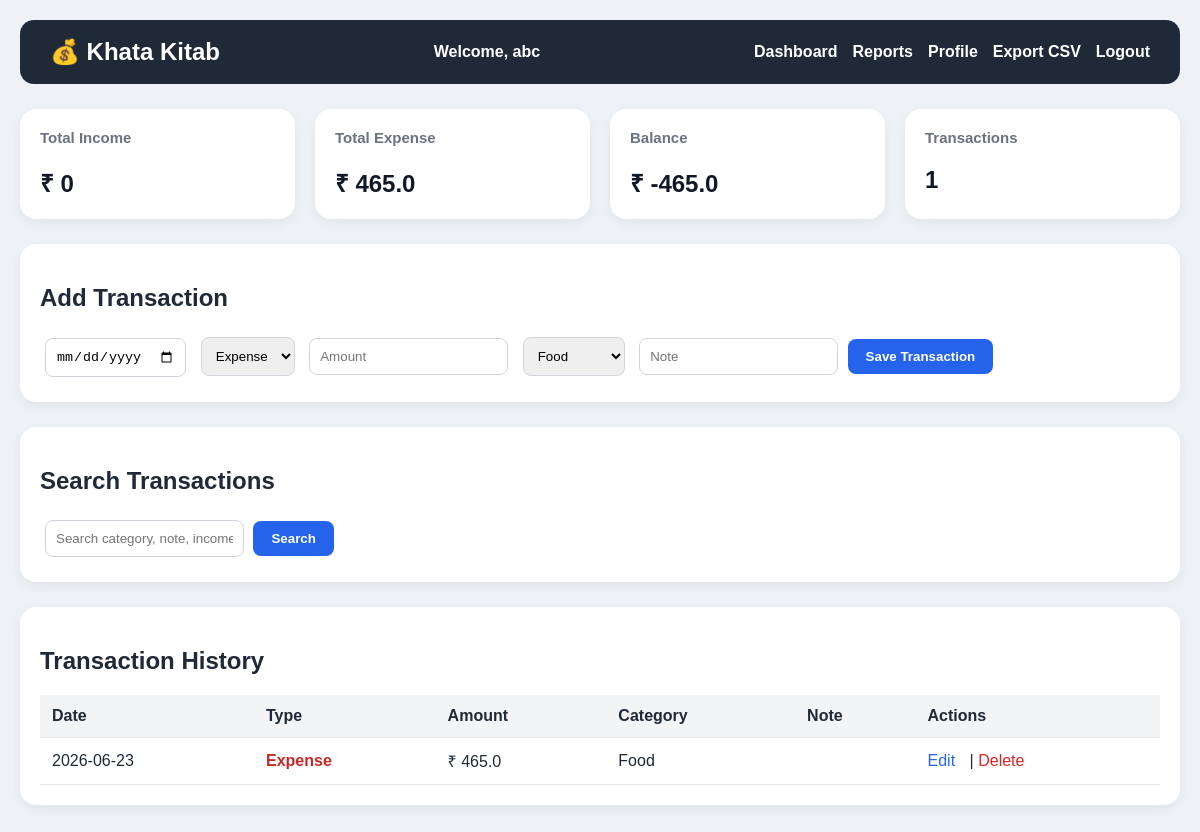
/dashboard (signed in), run on the app's committed database.
### tables this page shows
CREATE TABLE users(
    id INTEGER PRIMARY KEY AUTOINCREMENT,
        name TEXT NOT NULL,
            email TEXT UNIQUE NOT NULL,
                password_hash TEXT NOT NULL
                );

CREATE TABLE transactions(
        id INTEGER PRIMARY KEY AUTOINCREMENT,
        transaction_date TEXT,
        transaction_type TEXT,
        amount REAL,
        category TEXT,
        note TEXT
    , user_id INTEGER);

### app.py (the view)
@app.route("/dashboard")
@login_required
def home():
    search = request.args.get("search", "")
    user_id = current_user.id
    conn = get_db()
    cur = conn.cursor()
    if search:
        cur.execute("""
            SELECT *
            FROM transactions
            WHERE user_id=?
              AND (category LIKE ? OR note LIKE ? OR transaction_type LIKE ?)
            ORDER BY transaction_date DESC, id DESC
        """, (user_id, f"%{search}%", f"%{search}%", f"%{search}%"))
    else:
        cur.execute("""
            SELECT *
            FROM transactions
            WHERE user_id=?
            ORDER BY transaction_date DESC, id DESC
        """, (user_id,))
    transactions = cur.fetchall()
    cur.execute("""
        SELECT COALESCE(SUM(amount), 0)
        FROM transactions WHERE transaction_type='Income' AND user_id=?
    """, (user_id,))
    total_income = cur.fetchone()[0]
    cur.execute("""
        SELECT COALESCE(SUM(amount), 0)
        FROM transactions WHERE transaction_type='Expense' AND user_id=?
    """, (user_id,))
    total_expense = cur.fetchone()[0]
    balance = total_income - total_expense
    cur.execute(
        "SELECT COUNT(*) FROM transactions WHERE user_id=?", (user_id,)
    )
    transaction_count = cur.fetchone()[0]
    conn.close()
    return render_template(
        "index.html",
        transactions=transactions,
        total_income=round(total_income, 2),
        total_expense=round(total_expense, 2),
        balance=round(balance, 2),
        transaction_count=transaction_count,
        search=search
    )

### app.py (called while the page is built)
def get_db():
    return sqlite3.connect("khatakitab.db")

@login_manager.user_loader
def load_user(user_id):
    conn = get_db()
    cur = conn.cursor()
    cur.execute("SELECT id, name, email FROM users WHERE id=?", (user_id,))
    row = cur.fetchone()
    conn.close()
    if row:
        return User(row[0], row[1], row[2])
    return None

### templates/index.html (shortened to what this page needs)
{% extends "layout.html" %}
{% block content %}
<div class="cards">
    <div class="card">
        <h3>Total Income</h3>
        <h2>₹ {{ total_income }}</h2>
    </div>
    <div class="card">
        <h3>Total Expense</h3>
        <h2>₹ {{ total_expense }}</h2>
    </div>
    <div class="card">
        <h3>Balance</h3>
        <h2>₹ {{ balance }}</h2>
    </div>
    <div class="card">
        <h3>Transactions</h3>
        <h2>{{ transaction_count }}</h2>
    </div>
</div>
<div class="form-card">
    <h2>Add Transaction</h2>
    <form action="/add" method="post">
        <input type="date"
               name="transaction_date"
               required>
        <select name="transaction_type">
            <option>Expense</option>
        </select>
        <input type="number"
               step="0.01"
               name="amount"
               placeholder="Amount"
               required>
        <select name="category">
            <option>Food</option>
        </select>
        <input type="text"
               name="note"
               placeholder="Note">
        <button type="submit">
            Save Transaction
        </button>
    </form>
</div>
<div class="form-card">
    <h2>Search Transactions</h2>
    <form method="GET">
        <input
            type="text"
            name="search"
            value="{{ search }}"
            placeholder="Search category, note, income, expense">
        <button type="submit">
            Search
        </button>
    </form>
</div>
<div class="history">
<h2>Transaction History</h2>
<table>
<tr>
    <th>Date</th>
    <th>Type</th>
    <th>Amount</th>
    <th>Category</th>
    <th>Note</th>
    <th>Actions</th>
</tr>
{% for t in transactions %}
<tr>
    <td>{{ t[1] }}</td>
    <td>
        {% if t[2] == 'Income' %}
            <span class="income">Income</span>
        {% else %}
            <span class="expense">Expense</span>
        {% endif %}
    </td>
    <td>₹ {{ t[3] }}</td>
    <td>{{ t[4] }}</td>
    <td>{{ t[5] }}</td>
    <td>
        <a class="edit"
           href="/edit/{{ t[0] }}">
            Edit
        </a>
        |
        <a class="delete"
           href="/delete/{{ t[0] }}">
            Delete
        </a>
    </td>
</tr>
{% endfor %}
</table>
</div>
{% endblock %}

### templates/layout.html (shortened to what this page needs)
<!DOCTYPE html>
<html>
<head>
<link rel="stylesheet"
      href="{{ url_for('static', filename='style.css') }}">
</head>
<body>
<div class="navbar">
    <div class="logo">
        💰 Khata Kitab
    </div>
    <div class="user-info">
        {% if current_user.is_authenticated %}
            Welcome, {{ current_user.name }}
        {% endif %}
    </div>
    <div class="nav-links">
        <a href="/">Dashboard</a>
        <a href="/reports">Reports</a>
        <a href="/profile">Profile</a>
        <a href="/export">Export CSV</a>
        {% if current_user.is_authenticated %}
            <a href="/logout">Logout</a>
        {% else %}
            <a href="/login">Login</a>
            <a href="/signup">Signup</a>
        {% endif %}
    </div>
</div>
<div class="container">
    {% block content %}
    {% endblock %}
</div>
</body>
</html>

### static/style.css (style rules this page uses)
body { font-family: Arial, sans-serif; background:#eef2f7; margin:0; padding:20px; color:#1f2937; }
.navbar { background:#1f2937; color:white; padding:18px 30px; display:flex; justify-content:space-between; align-items:center; border-radius:14px; margin-bottom:25px; }
.logo { font-size:24px; font-weight:bold; }
.user-info { flex:1; text-align:center; font-size:16px; font-weight:600; color:white; }
.nav-links { display:flex; align-items:center; gap:15px; }
.nav-links a { color:white; text-decoration:none; font-weight:600; }
.container { max-width:1200px; margin:auto; }
.cards { display:flex; flex-wrap:wrap; gap:20px; margin-bottom:25px; }
.card { background:white; padding:20px; border-radius:16px; flex:1; min-width:220px; box-shadow:0 4px 12px rgba(0,0,0,0.06); }
.card h3 { margin-top:0; color:#6b7280; font-size:15px; }
.card h2 { margin-bottom:0; color:#111827; }
.form-card { background:white; padding:20px; border-radius:16px; margin-bottom:25px; box-shadow:0 4px 12px rgba(0,0,0,0.06); }
.history { background:white; padding:20px; border-radius:16px; margin-bottom:25px; box-shadow:0 4px 12px rgba(0,0,0,0.06); }
input, select { padding:10px; margin:5px; border:1px solid #d1d5db; border-radius:8px; }
button { background:#2563eb; color:white; border:none; padding:10px 18px; border-radius:8px; cursor:pointer; font-weight:bold; }
table { width:100%; border-collapse:collapse; }
th { background:#f3f4f6; }
th, td { padding:12px; border-bottom:1px solid #e5e7eb; text-align:left; }
.expense { color:#c62828; font-weight:bold; }
.edit { color:#2563eb; text-decoration:none; margin-right:10px; }
.delete { color:#dc2626; text-decoration:none; }

### data on the page
users: name "abc"
transactions: transaction_date "2026-06-23", transaction_type "Expense", amount "465.0", category "Food"

### other printed values
{{ total_income }} "0"
{{ total_expense }} "465.0"
{{ balance }} "-465.0"
{{ transaction_count }} "1"
